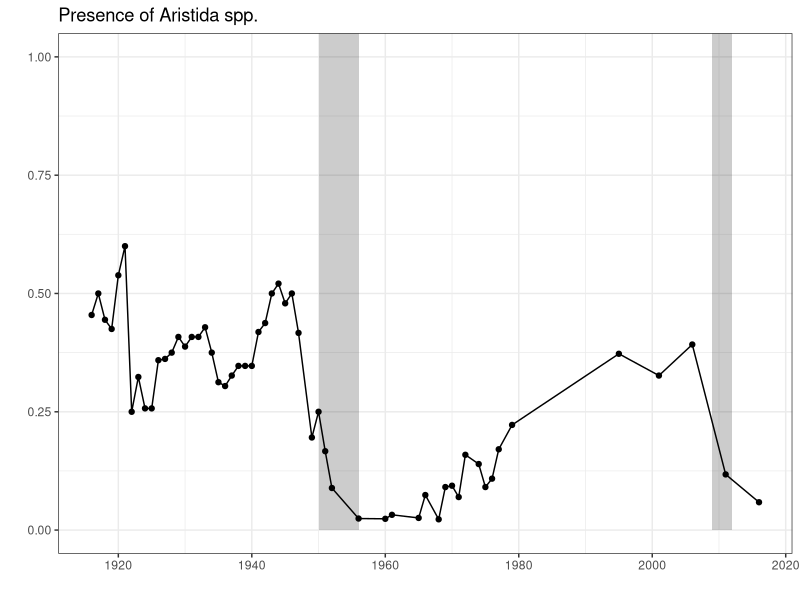
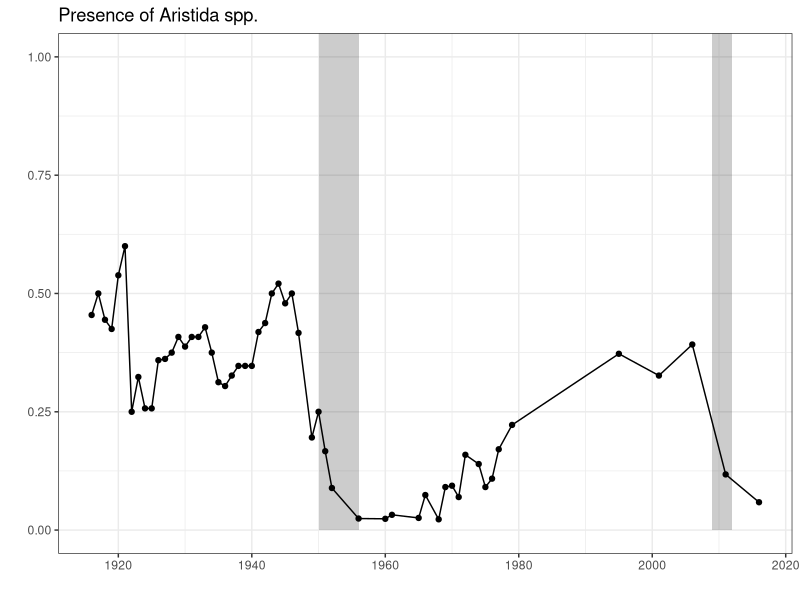

Write R code to recreate these figures, in order. (Note: this script raises an error after producing the figures.)
# persistence of ARIST
# EMC 8/11/20

library(dplyr)
library(ggplot2)

grasstotals = read.csv('data/grass_species_totals.csv', stringsAsFactors = F)
dates = read.csv('data/quadrats_dates_for_analysis.csv', stringsAsFactors = F)
quadtype = read.csv('data/quad_type_coordinate.csv', stringsAsFactors = F) %>%
  dplyr::select(quadrat, vegtype, upland_byspecies)

# quadrats to be used in analysis
quads = unique(dates$quadrat)

# timing of droughts
drought = data.frame(name = c('1951-1956','2010-20012'),
                     start=c(1950, 2009),
                     end=c(1956, 2012))

# just looking at ARIST cover
arist_data = dplyr::filter(grasstotals, species=='ARIST')
arist = arist_data %>%
  merge(dates, all.y=T) %>%
  merge(quadtype, all=T) %>%
  filter(quadrat %in% quads) %>%
  filter(quadrat %in% unique(arist_data$quadrat))
  #filter(quadrat %in% quads, upland_byspecies %in% c('upland',''))

# fill in 0s where cover is NA (date implies it was sampled, but no ARIST found)
arist$totalarea[is.na(arist$totalarea)] <- 0

# how many quadrats were sampled in each project_year
quads_per_year = arist %>% group_by(project_year) %>%
  summarize(nquads = n_distinct(quadrat))

# how many quadrats had arist present in each project_year
arist_quads_per_year = arist %>% 
  dplyr::filter(totalarea>0) %>%
  group_by(project_year) %>%
  summarize(aristquads = n_distinct(quadrat)) %>%
  merge(quads_per_year) %>%
  mutate(pct_arist = aristquads/nquads) %>%
  dplyr::filter(nquads>=max(nquads)/2) # only take years where > 50% of quads were sampled
arist_quads_per_year$project_year = as.numeric(arist_quads_per_year$project_year)

# plot % of quads where boer present through time
arist_presence = ggplot(arist_quads_per_year, aes(x=project_year, y=pct_arist)) +
  geom_rect(data=drought, aes(NULL,NULL,xmin=start, xmax=end),
            ymin=0, ymax=20, fill='black',alpha=.2) +
  geom_point() +
  geom_line() +
  xlab('') +
  ylab('') +
  ylim(0,1) +
  ggtitle('Presence of Aristida spp.') +
  theme_bw()
arist_presence
ggsave(filename='arist/arist_presence_timeseries.png', plot=arist_presence, width=5, height=4)

# look at data in wide format, did a quadrat go to zero then recover?
arist_wide = arist %>% dplyr::select(quadrat, project_year, totalarea) %>%
  tidyr::pivot_wider(names_from=project_year, values_from=totalarea)
arist_wide = arist_wide[,order(names(arist_wide))]
write.csv(arist_wide,'arist/arist_wide_format.csv', row.names=F)


# average arist cover per quadrat
arist_avg_cover = arist %>%
  dplyr::filter(totalarea>0) %>%
  group_by(project_year) %>%
  summarize(avgcover=mean(totalarea))
arist_avg_cover$project_year = as.numeric(arist_avg_cover$project_year)

# plot avg cover over time
arist_cover = ggplot(arist_avg_cover, aes(x=project_year, y=avgcover)) +
  geom_rect(data=drought, aes(NULL,NULL,xmin=start, xmax=end),
            ymin=0, ymax=20, fill='black',alpha=.2) +
  geom_point() +
  geom_line() +
  xlab('') +
  ylab('Area (m^2)') +
  ggtitle('Aristida spp. cover per quadrat') +
  theme_bw()
arist_cover
ggsave(filename='arist/arist_avg_cover_timeseries.png', plot=arist_cover, width=5, height=4)

